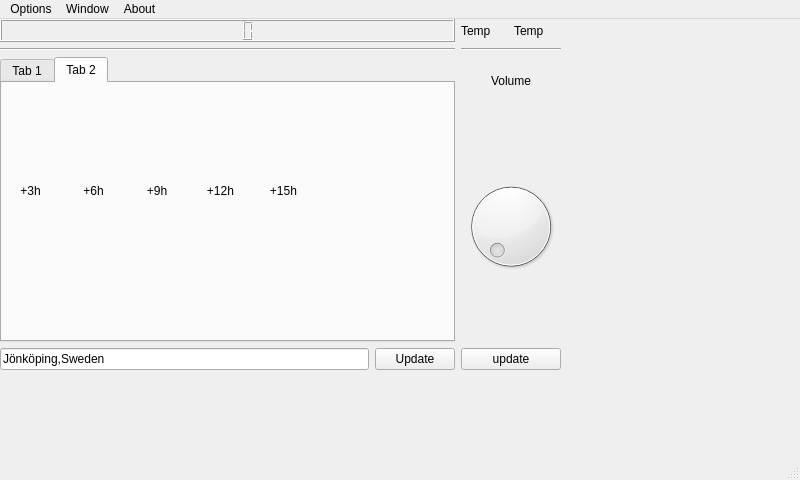
<?xml version="1.0" encoding="UTF-8"?>
<ui version="4.0">
 <class>MainWindow</class>
 <widget class="QMainWindow" name="MainWindow">
  <property name="geometry">
   <rect>
    <x>0</x>
    <y>0</y>
    <width>800</width>
    <height>480</height>
   </rect>
  </property>
  <property name="cursor">
   <cursorShape>BlankCursor</cursorShape>
  </property>
  <property name="windowTitle">
   <string>MainWindow</string>
  </property>
  <widget class="QWidget" name="centralwidget">
   <property name="maximumSize">
    <size>
     <width>790</width>
     <height>470</height>
    </size>
   </property>
   <property name="cursor">
    <cursorShape>BlankCursor</cursorShape>
   </property>
   <property name="focusPolicy">
    <enum>Qt::WheelFocus</enum>
   </property>
   <property name="locale">
    <locale language="English" country="Sweden"/>
   </property>
   <widget class="QWidget" name="gridLayoutWidget">
    <property name="geometry">
     <rect>
      <x>0</x>
      <y>0</y>
      <width>561</width>
      <height>351</height>
     </rect>
    </property>
    <layout class="QGridLayout" name="gridLayout_main">
     <item row="1" column="1">
      <widget class="Line" name="line">
       <property name="cursor">
        <cursorShape>ArrowCursor</cursorShape>
       </property>
       <property name="orientation">
        <enum>Qt::Horizontal</enum>
       </property>
      </widget>
     </item>
     <item row="0" column="0">
      <widget class="QLCDNumber" name="lcdNumber">
       <property name="cursor">
        <cursorShape>BlankCursor</cursorShape>
       </property>
      </widget>
     </item>
     <item row="1" column="0">
      <widget class="Line" name="line_2">
       <property name="cursor">
        <cursorShape>ArrowCursor</cursorShape>
       </property>
       <property name="orientation">
        <enum>Qt::Horizontal</enum>
       </property>
      </widget>
     </item>
     <item row="0" column="1">
      <layout class="QHBoxLayout" name="horizontalLayout_top_right">
       <item>
        <widget class="QLabel" name="label">
         <property name="styleSheet">
          <string notr="true">font: 18pt &quot;Myanmar Text&quot;;</string>
         </property>
         <property name="text">
          <string>Temp</string>
         </property>
        </widget>
       </item>
       <item>
        <widget class="QLabel" name="label_2">
         <property name="styleSheet">
          <string notr="true">font: 18pt &quot;Myanmar Text&quot;;</string>
         </property>
         <property name="text">
          <string>Temp</string>
         </property>
        </widget>
       </item>
      </layout>
     </item>
     <item row="2" column="0">
      <widget class="QTabWidget" name="tabWidget_bottom_left">
       <property name="cursor">
        <cursorShape>ArrowCursor</cursorShape>
       </property>
       <property name="styleSheet">
        <string notr="true"/>
       </property>
       <property name="currentIndex">
        <number>1</number>
       </property>
       <widget class="QWidget" name="tab">
        <property name="cursor">
         <cursorShape>ArrowCursor</cursorShape>
        </property>
        <attribute name="title">
         <string>Tab 1</string>
        </attribute>
        <widget class="QWidget" name="verticalLayoutWidget">
         <property name="geometry">
          <rect>
           <x>2</x>
           <y>6</y>
           <width>311</width>
           <height>288</height>
          </rect>
         </property>
         <layout class="QVBoxLayout" name="verticalLayout">
          <item>
           <layout class="QFormLayout" name="formLayout_2">
            <item row="2" column="0">
             <widget class="QLabel" name="label_16">
              <property name="font">
               <font>
                <weight>75</weight>
                <bold>true</bold>
               </font>
              </property>
              <property name="text">
               <string>Barometer</string>
              </property>
              <property name="alignment">
               <set>Qt::AlignRight|Qt::AlignTrailing|Qt::AlignVCenter</set>
              </property>
             </widget>
            </item>
            <item row="3" column="0">
             <widget class="QLabel" name="label_17">
              <property name="text">
               <string>Temperature</string>
              </property>
              <property name="alignment">
               <set>Qt::AlignRight|Qt::AlignTrailing|Qt::AlignVCenter</set>
              </property>
             </widget>
            </item>
            <item row="3" column="1">
             <widget class="QLabel" name="temperatureLabel_2">
              <property name="text">
               <string/>
              </property>
             </widget>
            </item>
            <item row="4" column="0">
             <widget class="QLabel" name="label_18">
              <property name="text">
               <string>Humidity</string>
              </property>
              <property name="alignment">
               <set>Qt::AlignRight|Qt::AlignTrailing|Qt::AlignVCenter</set>
              </property>
             </widget>
            </item>
            <item row="4" column="1">
             <widget class="QLabel" name="humidityLabel_2">
              <property name="text">
               <string/>
              </property>
             </widget>
            </item>
            <item row="5" column="0">
             <widget class="QLabel" name="label_19">
              <property name="text">
               <string>Pressure</string>
              </property>
              <property name="alignment">
               <set>Qt::AlignRight|Qt::AlignTrailing|Qt::AlignVCenter</set>
              </property>
             </widget>
            </item>
            <item row="5" column="1">
             <widget class="QLabel" name="pressureLabel_2">
              <property name="text">
               <string/>
              </property>
             </widget>
            </item>
            <item row="6" column="0">
             <widget class="QLabel" name="label_20">
              <property name="font">
               <font>
                <weight>75</weight>
                <bold>true</bold>
               </font>
              </property>
              <property name="text">
               <string>Location</string>
              </property>
              <property name="alignment">
               <set>Qt::AlignRight|Qt::AlignTrailing|Qt::AlignVCenter</set>
              </property>
             </widget>
            </item>
            <item row="7" column="0">
             <widget class="QLabel" name="label_21">
              <property name="text">
               <string>Longitude</string>
              </property>
              <property name="alignment">
               <set>Qt::AlignRight|Qt::AlignTrailing|Qt::AlignVCenter</set>
              </property>
             </widget>
            </item>
            <item row="7" column="1">
             <widget class="QLabel" name="longitudeLabel_2">
              <property name="text">
               <string/>
              </property>
             </widget>
            </item>
            <item row="8" column="0">
             <widget class="QLabel" name="label_22">
              <property name="text">
               <string>Latitude</string>
              </property>
              <property name="alignment">
               <set>Qt::AlignRight|Qt::AlignTrailing|Qt::AlignVCenter</set>
              </property>
             </widget>
            </item>
            <item row="8" column="1">
             <widget class="QLabel" name="latitudeLabel_2">
              <property name="text">
               <string/>
              </property>
             </widget>
            </item>
            <item row="9" column="0">
             <widget class="QLabel" name="label_23">
              <property name="text">
               <string>Sunrise</string>
              </property>
              <property name="alignment">
               <set>Qt::AlignRight|Qt::AlignTrailing|Qt::AlignVCenter</set>
              </property>
             </widget>
            </item>
            <item row="9" column="1">
             <widget class="QLabel" name="sunriseLabel_2">
              <property name="text">
               <string/>
              </property>
             </widget>
            </item>
            <item row="1" column="0">
             <widget class="QLabel" name="label_24">
              <property name="text">
               <string>Speed</string>
              </property>
              <property name="alignment">
               <set>Qt::AlignRight|Qt::AlignTrailing|Qt::AlignVCenter</set>
              </property>
             </widget>
            </item>
            <item row="0" column="0">
             <widget class="QLabel" name="label_25">
              <property name="font">
               <font>
                <weight>75</weight>
                <bold>true</bold>
               </font>
              </property>
              <property name="text">
               <string>Wind</string>
              </property>
              <property name="alignment">
               <set>Qt::AlignRight|Qt::AlignTrailing|Qt::AlignVCenter</set>
              </property>
             </widget>
            </item>
            <item row="1" column="1">
             <widget class="QLabel" name="windLabel_2">
              <property name="text">
               <string/>
              </property>
             </widget>
            </item>
            <item row="0" column="1">
             <widget class="QLabel" name="l_wind_result">
              <property name="text">
               <string/>
              </property>
             </widget>
            </item>
            <item row="6" column="1">
             <widget class="QLabel" name="label_27">
              <property name="text">
               <string/>
              </property>
             </widget>
            </item>
            <item row="2" column="1">
             <widget class="QLabel" name="label_28">
              <property name="text">
               <string/>
              </property>
             </widget>
            </item>
           </layout>
          </item>
         </layout>
        </widget>
       </widget>
       <widget class="QWidget" name="tab_2">
        <attribute name="title">
         <string>Tab 2</string>
        </attribute>
        <widget class="QWidget" name="verticalLayoutWidget_3">
         <property name="geometry">
          <rect>
           <x>0</x>
           <y>0</y>
           <width>321</width>
           <height>221</height>
          </rect>
         </property>
         <layout class="QVBoxLayout" name="verticalLayout_4">
          <item>
           <widget class="QWidget" name="widget_plotRandom" native="true">
            <property name="cursor">
             <cursorShape>PointingHandCursor</cursorShape>
            </property>
            <widget class="QWidget" name="layoutWidget_2">
             <property name="geometry">
              <rect>
               <x>0</x>
               <y>90</y>
               <width>310</width>
               <height>98</height>
              </rect>
             </property>
             <layout class="QGridLayout" name="gridLayout_2">
              <item row="1" column="3">
               <widget class="QLabel" name="forecastIcon4">
                <property name="sizePolicy">
                 <sizepolicy hsizetype="MinimumExpanding" vsizetype="Preferred">
                  <horstretch>0</horstretch>
                  <verstretch>0</verstretch>
                 </sizepolicy>
                </property>
                <property name="minimumSize">
                 <size>
                  <width>16</width>
                  <height>16</height>
                 </size>
                </property>
                <property name="maximumSize">
                 <size>
                  <width>200</width>
                  <height>16</height>
                 </size>
                </property>
                <property name="baseSize">
                 <size>
                  <width>0</width>
                  <height>0</height>
                 </size>
                </property>
                <property name="text">
                 <string/>
                </property>
                <property name="alignment">
                 <set>Qt::AlignCenter</set>
                </property>
               </widget>
              </item>
              <item row="2" column="1">
               <widget class="QLabel" name="forecastTemp2">
                <property name="text">
                 <string/>
                </property>
               </widget>
              </item>
              <item row="2" column="4">
               <widget class="QLabel" name="forecastTemp5">
                <property name="text">
                 <string/>
                </property>
               </widget>
              </item>
              <item row="2" column="3">
               <widget class="QLabel" name="forecastTemp4">
                <property name="text">
                 <string/>
                </property>
               </widget>
              </item>
              <item row="1" column="1">
               <widget class="QLabel" name="forecastIcon2">
                <property name="sizePolicy">
                 <sizepolicy hsizetype="MinimumExpanding" vsizetype="Preferred">
                  <horstretch>0</horstretch>
                  <verstretch>0</verstretch>
                 </sizepolicy>
                </property>
                <property name="minimumSize">
                 <size>
                  <width>16</width>
                  <height>16</height>
                 </size>
                </property>
                <property name="maximumSize">
                 <size>
                  <width>200</width>
                  <height>16</height>
                 </size>
                </property>
                <property name="baseSize">
                 <size>
                  <width>0</width>
                  <height>0</height>
                 </size>
                </property>
                <property name="text">
                 <string/>
                </property>
                <property name="alignment">
                 <set>Qt::AlignCenter</set>
                </property>
               </widget>
              </item>
              <item row="1" column="4">
               <widget class="QLabel" name="forecastIcon5">
                <property name="sizePolicy">
                 <sizepolicy hsizetype="MinimumExpanding" vsizetype="Preferred">
                  <horstretch>0</horstretch>
                  <verstretch>0</verstretch>
                 </sizepolicy>
                </property>
                <property name="minimumSize">
                 <size>
                  <width>16</width>
                  <height>16</height>
                 </size>
                </property>
                <property name="maximumSize">
                 <size>
                  <width>200</width>
                  <height>16</height>
                 </size>
                </property>
                <property name="baseSize">
                 <size>
                  <width>0</width>
                  <height>0</height>
                 </size>
                </property>
                <property name="text">
                 <string/>
                </property>
                <property name="alignment">
                 <set>Qt::AlignCenter</set>
                </property>
               </widget>
              </item>
              <item row="1" column="0">
               <widget class="QLabel" name="forecastIcon1">
                <property name="sizePolicy">
                 <sizepolicy hsizetype="MinimumExpanding" vsizetype="Preferred">
                  <horstretch>0</horstretch>
                  <verstretch>0</verstretch>
                 </sizepolicy>
                </property>
                <property name="minimumSize">
                 <size>
                  <width>16</width>
                  <height>16</height>
                 </size>
                </property>
                <property name="maximumSize">
                 <size>
                  <width>200</width>
                  <height>16</height>
                 </size>
                </property>
                <property name="baseSize">
                 <size>
                  <width>0</width>
                  <height>0</height>
                 </size>
                </property>
                <property name="text">
                 <string/>
                </property>
                <property name="alignment">
                 <set>Qt::AlignCenter</set>
                </property>
               </widget>
              </item>
              <item row="1" column="2">
               <widget class="QLabel" name="forecastIcon3">
                <property name="sizePolicy">
                 <sizepolicy hsizetype="MinimumExpanding" vsizetype="Preferred">
                  <horstretch>0</horstretch>
                  <verstretch>0</verstretch>
                 </sizepolicy>
                </property>
                <property name="minimumSize">
                 <size>
                  <width>16</width>
                  <height>16</height>
                 </size>
                </property>
                <property name="maximumSize">
                 <size>
                  <width>200</width>
                  <height>16</height>
                 </size>
                </property>
                <property name="baseSize">
                 <size>
                  <width>0</width>
                  <height>0</height>
                 </size>
                </property>
                <property name="text">
                 <string/>
                </property>
                <property name="alignment">
                 <set>Qt::AlignCenter</set>
                </property>
               </widget>
              </item>
              <item row="2" column="2">
               <widget class="QLabel" name="forecastTemp3">
                <property name="text">
                 <string/>
                </property>
               </widget>
              </item>
              <item row="2" column="0">
               <widget class="QLabel" name="forecastTemp1">
                <property name="text">
                 <string/>
                </property>
               </widget>
              </item>
              <item row="0" column="0">
               <widget class="QLabel" name="forecastTime1">
                <property name="text">
                 <string>+3h</string>
                </property>
                <property name="alignment">
                 <set>Qt::AlignCenter</set>
                </property>
               </widget>
              </item>
              <item row="0" column="1">
               <widget class="QLabel" name="forecastTime2">
                <property name="text">
                 <string>+6h</string>
                </property>
                <property name="alignment">
                 <set>Qt::AlignCenter</set>
                </property>
               </widget>
              </item>
              <item row="0" column="2">
               <widget class="QLabel" name="forecastTime3">
                <property name="text">
                 <string>+9h</string>
                </property>
                <property name="alignment">
                 <set>Qt::AlignCenter</set>
                </property>
               </widget>
              </item>
              <item row="0" column="3">
               <widget class="QLabel" name="forecastTime4">
                <property name="text">
                 <string>+12h</string>
                </property>
                <property name="alignment">
                 <set>Qt::AlignCenter</set>
                </property>
               </widget>
              </item>
              <item row="0" column="4">
               <widget class="QLabel" name="forecastTime5">
                <property name="text">
                 <string>+15h</string>
                </property>
                <property name="alignment">
                 <set>Qt::AlignCenter</set>
                </property>
               </widget>
              </item>
             </layout>
            </widget>
            <widget class="QWidget" name="layoutWidget_4">
             <property name="geometry">
              <rect>
               <x>0</x>
               <y>10</y>
               <width>310</width>
               <height>63</height>
              </rect>
             </property>
             <layout class="QHBoxLayout" name="horizontalLayout_4">
              <item>
               <widget class="QLabel" name="weatherIcon">
                <property name="sizePolicy">
                 <sizepolicy hsizetype="Maximum" vsizetype="Preferred">
                  <horstretch>0</horstretch>
                  <verstretch>0</verstretch>
                 </sizepolicy>
                </property>
                <property name="minimumSize">
                 <size>
                  <width>16</width>
                  <height>16</height>
                 </size>
                </property>
                <property name="maximumSize">
                 <size>
                  <width>16</width>
                  <height>16</height>
                 </size>
                </property>
                <property name="text">
                 <string/>
                </property>
               </widget>
              </item>
              <item>
               <widget class="QLabel" name="weatherLabel">
                <property name="text">
                 <string/>
                </property>
               </widget>
              </item>
             </layout>
            </widget>
           </widget>
          </item>
         </layout>
        </widget>
       </widget>
      </widget>
     </item>
     <item row="2" column="1">
      <layout class="QVBoxLayout" name="verticalLayout_bottom_right">
       <item alignment="Qt::AlignHCenter">
        <widget class="QLabel" name="l_dial">
         <property name="maximumSize">
          <size>
           <width>16777215</width>
           <height>48</height>
          </size>
         </property>
         <property name="styleSheet">
          <string notr="true">font: 18pt &quot;Myanmar Text&quot;;</string>
         </property>
         <property name="text">
          <string>Volume</string>
         </property>
        </widget>
       </item>
       <item>
        <widget class="QDial" name="dial_volume"/>
       </item>
      </layout>
     </item>
     <item row="3" column="0">
      <layout class="QHBoxLayout" name="horizontalLayout_3">
       <item>
        <widget class="QLineEdit" name="lineEdit_location">
         <property name="text">
          <string>Jönköping,Sweden</string>
         </property>
        </widget>
       </item>
       <item>
        <widget class="QPushButton" name="b_update">
         <property name="cursor">
          <cursorShape>ArrowCursor</cursorShape>
         </property>
         <property name="text">
          <string>Update</string>
         </property>
        </widget>
       </item>
      </layout>
     </item>
     <item row="3" column="1">
      <widget class="QPushButton" name="b_update_2">
       <property name="cursor">
        <cursorShape>ArrowCursor</cursorShape>
       </property>
       <property name="text">
        <string>update</string>
       </property>
      </widget>
     </item>
    </layout>
   </widget>
  </widget>
  <widget class="QMenuBar" name="menubar">
   <property name="geometry">
    <rect>
     <x>0</x>
     <y>0</y>
     <width>800</width>
     <height>21</height>
    </rect>
   </property>
   <widget class="QMenu" name="menuOptions">
    <property name="title">
     <string>Options</string>
    </property>
    <addaction name="actionGeneral"/>
    <addaction name="actionLanguage"/>
    <addaction name="actionSize"/>
   </widget>
   <widget class="QMenu" name="menuAbout">
    <property name="title">
     <string>About</string>
    </property>
    <addaction name="actionVersion_1_0"/>
   </widget>
   <widget class="QMenu" name="menuWindow">
    <property name="title">
     <string>Window</string>
    </property>
    <addaction name="actionQuit"/>
   </widget>
   <addaction name="menuOptions"/>
   <addaction name="menuWindow"/>
   <addaction name="menuAbout"/>
  </widget>
  <widget class="QStatusBar" name="statusbar"/>
  <action name="actionAbout">
   <property name="text">
    <string>About</string>
   </property>
  </action>
  <action name="actionGeneral">
   <property name="text">
    <string>General</string>
   </property>
  </action>
  <action name="actionVersion_1_0">
   <property name="text">
    <string>Version 1.0</string>
   </property>
  </action>
  <action name="actionLanguage">
   <property name="text">
    <string>Language</string>
   </property>
  </action>
  <action name="actionSize">
   <property name="text">
    <string>Size</string>
   </property>
  </action>
  <action name="actionQuit">
   <property name="text">
    <string>Quit</string>
   </property>
  </action>
 </widget>
 <resources/>
 <connections>
  <connection>
   <sender>actionQuit</sender>
   <signal>triggered()</signal>
   <receiver>MainWindow</receiver>
   <slot>close()</slot>
   <hints>
    <hint type="sourcelabel">
     <x>-1</x>
     <y>-1</y>
    </hint>
    <hint type="destinationlabel">
     <x>399</x>
     <y>239</y>
    </hint>
   </hints>
  </connection>
  <connection>
   <sender>dial_volume</sender>
   <signal>sliderMoved(int)</signal>
   <receiver>l_dial</receiver>
   <slot>setNum(int)</slot>
   <hints>
    <hint type="sourcelabel">
     <x>495</x>
     <y>225</y>
    </hint>
    <hint type="destinationlabel">
     <x>492</x>
     <y>114</y>
    </hint>
   </hints>
  </connection>
 </connections>
</ui>
